Frame 1 (no input): blank canvas, image omitted
Frame 60 (the mouse pressed at the canvas centre just before this capture): blank canvas, image omitted
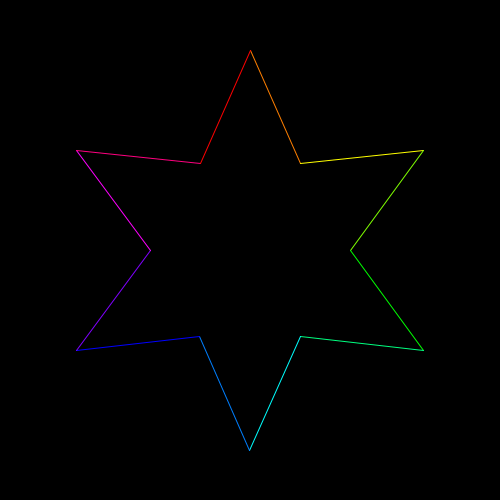
Frame 120 (the mouse held since frame 60 and released just before this capture)

The Processing sketch whose frames 1 and 60 were blank and that drew this single picture after the mouse press (run headless with seeded random() and noise(); from frame 60 on, the mouse is pressed at the canvas centre):

// Processing sketch: polygon
// ── polygon.pde
void setup()
{
  size(500, 500);
  cx = width / 2;
  cy = height / 2;
  colorMode(HSB);
  
}

float radius = 200;
float circleWidth = 20;
float cx, cy;

void draw()
{
  background(0);
  float numlines = mouseX / 20;
  float cgap = 255 / numlines;
  
  float gap = TWO_PI / numlines;
  
  float px = cx, py = cy - radius;
  
  for (int i = 0 ; i <= numlines ; i ++)
  {
    stroke(cgap * i, 255, 255);
    float theta = i * gap;
    float r = 0;
    if (i % 2 == 1)
    {
      r = radius / 2;
    }
    else
    {
      r = radius;
    }
    float x = cx + sin(theta) * r;
    float y = cy - cos(theta) * r;
    line(px, py,x,y);
    px = x;
    py = y;
  }
  
}
